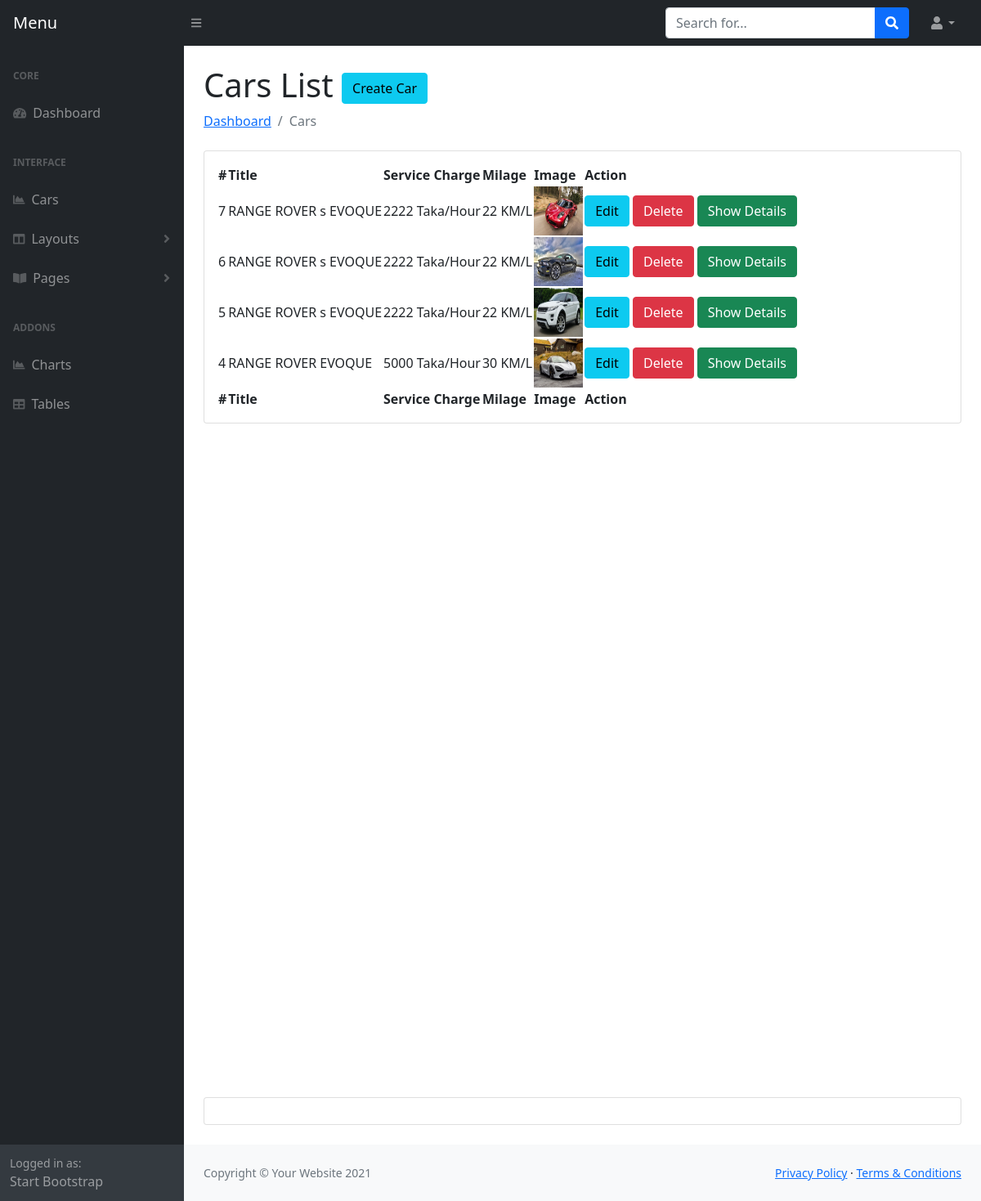
The app's page /admin/cars.php (signed in) with its own data.
### tables this page shows
CREATE TABLE `cars` (
  `id` int(11) NOT NULL,
  `name` varchar(200) NOT NULL,
  `model` varchar(200) NOT NULL,
  `mileage` varchar(200) NOT NULL,
  `seats` int(11) NOT NULL,
  `fuel` varchar(200) NOT NULL,
  `service_charge` varchar(200) NOT NULL,
  `driver_food_charge` varchar(200) NOT NULL,
  `description` text NOT NULL,
  `image` varchar(155) NOT NULL,
  `transmission` varchar(155) NOT NULL DEFAULT 'Manual',
  `airconditions` tinytext NOT NULL,
  `child_seat` tinytext NOT NULL,
  `gps` tinyint(4) NOT NULL,
  `luggage` tinytext NOT NULL,
  `music` tinytext NOT NULL,
  `seat_belt` tinyint(4) NOT NULL,
  `sleeping_bed` tinyint(4) NOT NULL,
  `water` tinyint(4) NOT NULL,
  `bluetooth` tinyint(4) NOT NULL,
  `onboard_computer` tinyint(4) NOT NULL,
  `audio_input` tinyint(4) NOT NULL,
  `long_term_trips` tinyint(4) NOT NULL,
  `car_kit` tinyint(4) NOT NULL,
  `remote_central_locking` tinyint(4) NOT NULL,
  `climate_control` tinyint(4) NOT NULL,
  `flag` tinyint(4) NOT NULL,
  `created_at` timestamp NOT NULL DEFAULT current_timestamp()
);

### admin/cars.php (the view, shortened to what this page needs)
<?php include 'header.php'; ?>
                <main>
                    <div class="container-fluid px-4">
                        <h1 class="mt-4">Cars List <a class="btn btn-info" href="createcar.php">Create Car</a></h1>
                        <ol class="breadcrumb mb-4">
                            <li class="breadcrumb-item"><a href="index.php">Dashboard</a></li>
                            <li class="breadcrumb-item active">Cars</li>
                        </ol>
                        <div class="card mb-4">
                            <div class="card-body">
                                    <table id="datatablesSimple">
                                    <thead>
                                        <tr>
                                            <th>#</th>
                                            <th>Title</th>
                                            <th>Service Charge</th>
                                            <th>Milage</th>
                                            <th>Image</th>
                                            <th>Action</th>
                                        </tr>
                                    </thead>
                                    <tfoot>
                                        <tr>
                                            <th>#</th>
                                            <th>Title</th>
                                            <th>Service Charge</th>
                                            <th>Milage</th>
                                            <th>Image</th>
                                            <th>Action</th>
                                        </tr>
                                    </tfoot>
                                    <tbody>
                                        <?php
                                                 $query = "SELECT * FROM cars where flag=0 Order By id desc";
                                                 $result = $con->query($query);
                                                 if ($result->num_rows > 0) {
                                                     foreach ($result as $key => $value) {
                                        ?>
                                        <tr>
                                            <td><?php echo $value['id']; ?></td>
                                            <td><?php echo $value['name']." ".$value['model'] ?></td>
                                            <td><?php echo $value['service_charge']; ?> Taka/Hour</td>
                                            <td><?php echo $value['mileage']; ?> KM/L</td>
                                            <td><img style="height:60px;width: 60px;" src="../<?php echo $value['image']; ?>"></td>
                                            <td>
                                                <a href="editcar.php?editid=<?php echo $value['id']; ?>" class="btn btn-info">Edit</a>
                                                <a href="?delid=<?php echo $value['id']; ?>" class="btn btn-danger">Delete</a>
                                                <a target="_blank" href="../car-single.php?carid=<?php echo $value['id']; ?>" class="btn btn-success">Show Details</a>
                                            </td>
                                        </tr>
                                    <?php }} ?>
                                    </tbody>
                                </table>
                            </div>
                        </div>
                        <div style="height: 100vh"></div>
                        <div class="card mb-4"><div class="card-body"></div></div>
                    </div>
                </main>
             <?php include 'footer.php'; ?>

### admin/header.php (shortened to what this page needs)
<!DOCTYPE html>
<html lang="en">
    <head>
        <link href="css/styles.css" rel="stylesheet" />
         <link href="https://cdn.jsdelivr.net/npm/simple-datatables@latest/dist/style.css" rel="stylesheet" />
    </head>
    <body>
        <nav class="sb-topnav navbar navbar-expand navbar-dark bg-dark">
            <a class="navbar-brand ps-3" href="index.html">Menu </a>
            <button class="btn btn-link btn-sm order-1 order-lg-0 me-4 me-lg-0" id="sidebarToggle" href="#!"><i class="fas fa-bars"></i></button>
            <form class="d-none d-md-inline-block form-inline ms-auto me-0 me-md-3 my-2 my-md-0">
                <div class="input-group">
                    <input class="form-control" type="text" placeholder="Search for..." aria-label="Search for..." aria-describedby="btnNavbarSearch" />
                    <button class="btn btn-primary" id="btnNavbarSearch" type="button"><i class="fas fa-search"></i></button>
                </div>
            </form>
            <ul class="navbar-nav ms-auto ms-md-0 me-3 me-lg-4">
                <li class="nav-item dropdown">
                    <a class="nav-link dropdown-toggle" id="navbarDropdown" href="#" role="button" data-bs-toggle="dropdown" aria-expanded="false"><i class="fas fa-user fa-fw"></i></a>
                </li>
            </ul>
        </nav>
        <div id="layoutSidenav">
            <div id="layoutSidenav_nav">
                <nav class="sb-sidenav accordion sb-sidenav-dark" id="sidenavAccordion">
                    <div class="sb-sidenav-menu">
                        <div class="nav">
                            <div class="sb-sidenav-menu-heading">Core</div>
                            <a class="nav-link" href="index.html">
                                <div class="sb-nav-link-icon"><i class="fas fa-tachometer-alt"></i></div>
                                Dashboard
                            </a>
                            <div class="sb-sidenav-menu-heading">Interface</div>
                            <a class="nav-link" href="cars.php">
                                <div class="sb-nav-link-icon"><i class="fas fa-chart-area"></i></div>
                              Cars
                            </a>
                            <a class="nav-link collapsed" href="#" data-bs-toggle="collapse" data-bs-target="#collapseLayouts" aria-expanded="false" aria-controls="collapseLayouts">
                                <div class="sb-nav-link-icon"><i class="fas fa-columns"></i></div>
                                Layouts
                                <div class="sb-sidenav-collapse-arrow"><i class="fas fa-angle-down"></i></div>
                            </a>
                            <a class="nav-link collapsed" href="#" data-bs-toggle="collapse" data-bs-target="#collapsePages" aria-expanded="false" aria-controls="collapsePages">
                                <div class="sb-nav-link-icon"><i class="fas fa-book-open"></i></div>
                                Pages
                                <div class="sb-sidenav-collapse-arrow"><i class="fas fa-angle-down"></i></div>
                            </a>
                            <div class="sb-sidenav-menu-heading">Addons</div>
                            <a class="nav-link" href="charts.html">
                                <div class="sb-nav-link-icon"><i class="fas fa-chart-area"></i></div>
                                Charts
                            </a>
                            <a class="nav-link" href="tables.html">
                                <div class="sb-nav-link-icon"><i class="fas fa-table"></i></div>
                                Tables
                            </a>
                        </div>
                    </div>
                    <div class="sb-sidenav-footer">
                        <div class="small">Logged in as:</div>
                        Start Bootstrap
                    </div>
                </nav>
            </div>
            <div id="layoutSidenav_content">

### admin/footer.php (shortened to what this page needs)
   <footer class="py-4 bg-light mt-auto">
                    <div class="container-fluid px-4">
                        <div class="d-flex align-items-center justify-content-between small">
                            <div class="text-muted">Copyright &copy; Your Website 2021</div>
                            <div>
                                <a href="#">Privacy Policy</a>
                                &middot;
                                <a href="#">Terms &amp; Conditions</a>
                            </div>
                        </div>
                    </div>
                </footer>
            </div>
        </div>
    </body>
</html>

### records on screen
cars: id "7", name "RANGE ROVER s", model "EVOQUE", service_charge "2222", mileage "22", image (picture)
cars: id "6", name "RANGE ROVER s", model "EVOQUE", service_charge "2222", mileage "22", image (picture)
cars: id "5", name "RANGE ROVER s", model "EVOQUE", service_charge "2222", mileage "22", image (picture)
cars: id "4", name "RANGE ROVER", model "EVOQUE", service_charge "5000", mileage "30", image (picture)
